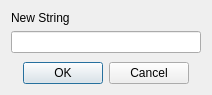
<?xml version="1.0" encoding="UTF-8"?>
<ui version="4.0">
 <class>StringChanger</class>
 <widget class="QDialog" name="StringChanger">
  <property name="geometry">
   <rect>
    <x>0</x>
    <y>0</y>
    <width>212</width>
    <height>95</height>
   </rect>
  </property>
  <property name="windowTitle">
   <string>Change String</string>
  </property>
  <property name="modal">
   <bool>true</bool>
  </property>
  <layout class="QVBoxLayout" name="verticalLayout">
   <item>
    <widget class="QLabel" name="label">
     <property name="text">
      <string>New String</string>
     </property>
    </widget>
   </item>
   <item>
    <widget class="QLineEdit" name="line"/>
   </item>
   <item>
    <spacer name="verticalSpacer">
     <property name="orientation">
      <enum>Qt::Vertical</enum>
     </property>
     <property name="sizeHint" stdset="0">
      <size>
       <width>20</width>
       <height>40</height>
      </size>
     </property>
    </spacer>
   </item>
   <item>
    <widget class="QDialogButtonBox" name="buttonBox">
     <property name="orientation">
      <enum>Qt::Horizontal</enum>
     </property>
     <property name="standardButtons">
      <set>QDialogButtonBox::Cancel|QDialogButtonBox::Ok</set>
     </property>
     <property name="centerButtons">
      <bool>true</bool>
     </property>
    </widget>
   </item>
  </layout>
 </widget>
 <resources/>
 <connections>
  <connection>
   <sender>buttonBox</sender>
   <signal>accepted()</signal>
   <receiver>StringChanger</receiver>
   <slot>accept()</slot>
   <hints>
    <hint type="sourcelabel">
     <x>248</x>
     <y>254</y>
    </hint>
    <hint type="destinationlabel">
     <x>157</x>
     <y>274</y>
    </hint>
   </hints>
  </connection>
  <connection>
   <sender>buttonBox</sender>
   <signal>rejected()</signal>
   <receiver>StringChanger</receiver>
   <slot>reject()</slot>
   <hints>
    <hint type="sourcelabel">
     <x>316</x>
     <y>260</y>
    </hint>
    <hint type="destinationlabel">
     <x>286</x>
     <y>274</y>
    </hint>
   </hints>
  </connection>
 </connections>
</ui>
